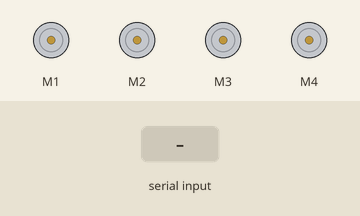
Bench run of a sketch on a simulated Arduino Uno, built with avr-gcc and run on an emulated ATmega328P. Parts: 4 × DC motor (green arrow = forward, orange = backward, longer = faster). Inputs (shaded band) come from the test bench.

Above: at 1.2 s.
1.3 s: "F" received over the second serial link
At 2.2 s:
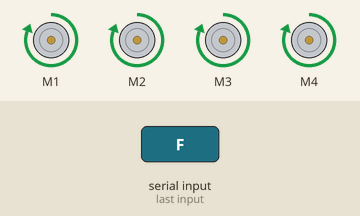
2.8 s: "B" received over the second serial link
At 3.4 s:
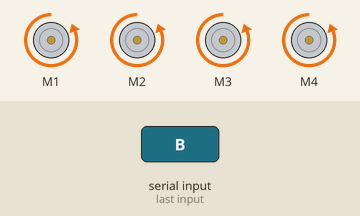
4.3 s: "L" received over the second serial link
At 5.5 s:
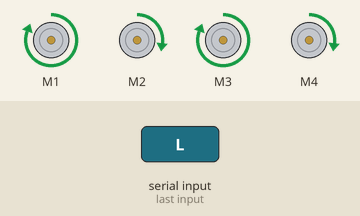
5.8 s: "R" received over the second serial link
At 6.9 s:
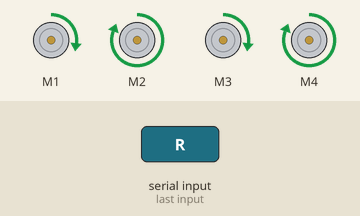
7.3 s: "1" received over the second serial link
At 8.0 s:
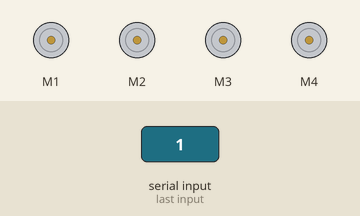
Timing chart, 0 to 9.8 s (numbered marks = the images above; inputs shaded):
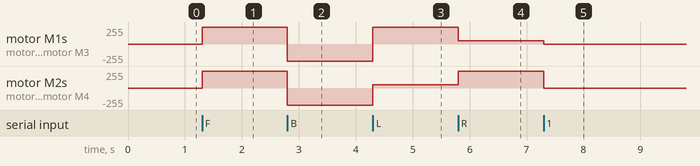

The sketch:

BLUETOOTH_CAR.ino
```cpp
//first , you need to insstall the motor driver for L293D motor driver
// Go to Sketch-> Include Librabry-> Manage Library-> Search for Adafruit Motor Shield V1
#include <AFMotor.h>
#include <SoftwareSerial.h>

SoftwareSerial HC05(10, 11); // RX, TX

//initial motors pin
AF_DCMotor motor1(1);
AF_DCMotor motor2(2);
AF_DCMotor motor3(3);
AF_DCMotor motor4(4);

char command;

void setup()
{
  HC05.begin(9600);  //Set the baud rate to your Bluetooth module.
}

void loop() {
  if (HC05.available() > 0) {
    command = HC05.read();

    Stop(); //initialize with motors stoped

    switch (command) {
      case 'F':
        forward();
        break;
      case 'B':
        back();
        break;
      case 'L':
        left();
        break;
      case 'R':
        right();
        break;
    }
  }
}

void forward()
{
  motor1.setSpeed(255); //Define maximum velocity
  motor1.run(FORWARD);  //rotate the motor clockwise
  motor2.setSpeed(255); //Define maximum velocity
  motor2.run(FORWARD);  //rotate the motor clockwise
  motor3.setSpeed(255); //Define maximum velocity
  motor3.run(FORWARD);  //rotate the motor clockwise
  motor4.setSpeed(255); //Define maximum velocity
  motor4.run(FORWARD);  //rotate the motor clockwise
}

void back()
{
  motor1.setSpeed(255); //Define maximum velocity
  motor1.run(BACKWARD); //rotate the motor anti-clockwise
  motor2.setSpeed(255); //Define maximum velocity
  motor2.run(BACKWARD); //rotate the motor anti-clockwise
  motor3.setSpeed(255); //Define maximum velocity
  motor3.run(BACKWARD); //rotate the motor anti-clockwise
  motor4.setSpeed(255); //Define maximum velocity
  motor4.run(BACKWARD); //rotate the motor anti-clockwise
}

void left()
{
  motor1.setSpeed(255); //Define maximum velocity
  motor1.run(FORWARD); //rotate the motor clockwise
  motor2.setSpeed(50); //Define lower velocity
  motor2.run(FORWARD); //rotate the motor clockwise
  motor3.setSpeed(255); //Define maximum velocity
  motor3.run(FORWARD);  //rotate the motor clockwise
  motor4.setSpeed(50); // Define lower velocity
  motor4.run(FORWARD);  //rotate the motor clockwise
}

void right()
{
  motor1.setSpeed(50); //Define lower velocity
  motor1.run(FORWARD);  //rotate the motor clockwise
  motor2.setSpeed(255); //Define maximum velocity
  motor2.run(FORWARD);  //rotate the motor clockwise
  motor3.setSpeed(50); //Define lower velocity
  motor3.run(FORWARD); //rotate the motor clockwise
  motor4.setSpeed(255); //Define maximum velocity
  motor4.run(FORWARD); //rotate the motor clockwise
}

void Stop()
{
  motor1.setSpeed(0);  //Define minimum velocity
  motor1.run(RELEASE); //stop the motor when release the button
  motor2.setSpeed(0);  //Define minimum velocity
  motor2.run(RELEASE); //rotate the motor clockwise
  motor3.setSpeed(0);  //Define minimum velocity
  motor3.run(RELEASE); //stop the motor when release the button
  motor4.setSpeed(0);  //Define minimum velocity
  motor4.run(RELEASE); //stop the motor when release the button
}
```

Measured:
- after the input at 1.3 s, motor M1–4: stopped → forward 255/255 at once
- after the input at 2.8 s, motor M1–4: forward 255/255 → backward 255/255 at once
- after the input at 4.3 s, motor M1, motor M3: backward 255/255 → forward 255/255 at once; motor M2, motor M4: backward 255/255 → forward 50/255 at once
- after the input at 5.8 s, motor M1, motor M3: forward 255/255 → forward 50/255 at once; motor M2, motor M4: forward 50/255 → forward 255/255 at once
- after the input at 7.3 s, motor M1, motor M3: forward 50/255 → stopped at once; motor M2, motor M4: forward 255/255 → stopped at once
